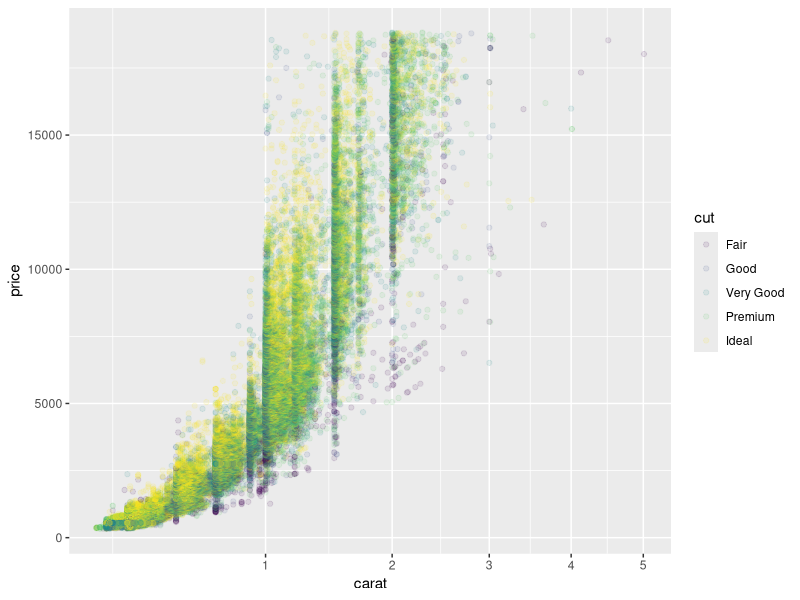

This chart was generated by the following R code:
## ---- chunk 1
#| fig-cap: "Diamond Prices"

library(ggplot2)
ggplot(data = diamonds) + 
  aes(x = carat, y = price, colour = cut) + 
  scale_x_sqrt() + 
  geom_point(alpha = 0.1)
